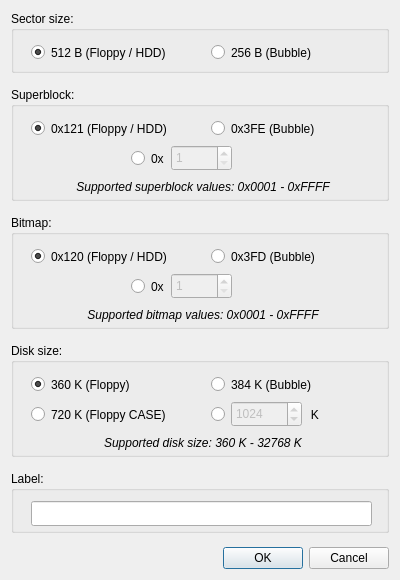
<?xml version="1.0" encoding="UTF-8"?>
<ui version="4.0">
 <class>CustomDiskDlg</class>
 <widget class="QDialog" name="CustomDiskDlg">
  <property name="minimumSize">
   <size>
    <width>400</width>
    <height>580</height>
   </size>
  </property>
  <property name="maximumSize">
   <size>
    <width>400</width>
    <height>580</height>
   </size>
  </property>
  <property name="windowTitle">
   <string>New image</string>
  </property>
  <property name="windowIcon">
   <iconset resource="../icon/icon.qrc">
    <normaloff>:/icon/gridsmall.png</normaloff>:/icon/gridsmall.png</iconset>
  </property>
  <layout class="QVBoxLayout" name="verticalLayout">
   <item>
    <widget class="QGroupBox" name="groupBox">
     <property name="minimumSize">
      <size>
       <width>0</width>
       <height>62</height>
      </size>
     </property>
     <property name="title">
      <string>Sector size:</string>
     </property>
     <widget class="QRadioButton" name="radioButton">
      <property name="geometry">
       <rect>
        <x>20</x>
        <y>30</y>
        <width>151</width>
        <height>23</height>
       </rect>
      </property>
      <property name="text">
       <string>512 B (Floppy / HDD)</string>
      </property>
      <property name="checked">
       <bool>true</bool>
      </property>
     </widget>
     <widget class="QRadioButton" name="radioButton_2">
      <property name="geometry">
       <rect>
        <x>200</x>
        <y>30</y>
        <width>141</width>
        <height>23</height>
       </rect>
      </property>
      <property name="text">
       <string>256 B (Bubble)</string>
      </property>
     </widget>
    </widget>
   </item>
   <item>
    <spacer name="verticalSpacer">
     <property name="orientation">
      <enum>Qt::Vertical</enum>
     </property>
     <property name="sizeHint" stdset="0">
      <size>
       <width>20</width>
       <height>20</height>
      </size>
     </property>
    </spacer>
   </item>
   <item>
    <widget class="QGroupBox" name="groupBox_2">
     <property name="minimumSize">
      <size>
       <width>0</width>
       <height>114</height>
      </size>
     </property>
     <property name="title">
      <string>Superblock:</string>
     </property>
     <widget class="QRadioButton" name="radioButton_4">
      <property name="geometry">
       <rect>
        <x>200</x>
        <y>30</y>
        <width>141</width>
        <height>23</height>
       </rect>
      </property>
      <property name="text">
       <string>0x3FE (Bubble)</string>
      </property>
     </widget>
     <widget class="QRadioButton" name="radioButton_5">
      <property name="geometry">
       <rect>
        <x>120</x>
        <y>60</y>
        <width>41</width>
        <height>23</height>
       </rect>
      </property>
      <property name="text">
       <string>0x</string>
      </property>
     </widget>
     <widget class="QRadioButton" name="radioButton_3">
      <property name="geometry">
       <rect>
        <x>20</x>
        <y>30</y>
        <width>151</width>
        <height>23</height>
       </rect>
      </property>
      <property name="text">
       <string>0x121 (Floppy / HDD)</string>
      </property>
      <property name="checked">
       <bool>true</bool>
      </property>
     </widget>
     <widget class="QLabel" name="label">
      <property name="geometry">
       <rect>
        <x>2</x>
        <y>90</y>
        <width>380</width>
        <height>20</height>
       </rect>
      </property>
      <property name="font">
       <font>
        <italic>true</italic>
        <bold>false</bold>
       </font>
      </property>
      <property name="text">
       <string>Supported superblock values: 0x0001 - 0xFFFF</string>
      </property>
      <property name="alignment">
       <set>Qt::AlignCenter</set>
      </property>
     </widget>
     <widget class="QSpinBox" name="spinBox">
      <property name="enabled">
       <bool>false</bool>
      </property>
      <property name="geometry">
       <rect>
        <x>160</x>
        <y>58</y>
        <width>61</width>
        <height>26</height>
       </rect>
      </property>
      <property name="minimum">
       <number>1</number>
      </property>
      <property name="maximum">
       <number>65535</number>
      </property>
      <property name="value">
       <number>1</number>
      </property>
      <property name="displayIntegerBase">
       <number>16</number>
      </property>
     </widget>
    </widget>
   </item>
   <item>
    <spacer name="verticalSpacer_5">
     <property name="orientation">
      <enum>Qt::Vertical</enum>
     </property>
     <property name="sizeHint" stdset="0">
      <size>
       <width>20</width>
       <height>20</height>
      </size>
     </property>
    </spacer>
   </item>
   <item>
    <widget class="QGroupBox" name="groupBox_5">
     <property name="minimumSize">
      <size>
       <width>0</width>
       <height>114</height>
      </size>
     </property>
     <property name="title">
      <string>Bitmap:</string>
     </property>
     <widget class="QRadioButton" name="radioButton_10">
      <property name="geometry">
       <rect>
        <x>20</x>
        <y>30</y>
        <width>171</width>
        <height>23</height>
       </rect>
      </property>
      <property name="text">
       <string>0x120 (Floppy / HDD)</string>
      </property>
      <property name="checked">
       <bool>true</bool>
      </property>
     </widget>
     <widget class="QRadioButton" name="radioButton_11">
      <property name="geometry">
       <rect>
        <x>200</x>
        <y>30</y>
        <width>141</width>
        <height>23</height>
       </rect>
      </property>
      <property name="text">
       <string>0x3FD (Bubble)</string>
      </property>
     </widget>
     <widget class="QRadioButton" name="radioButton_12">
      <property name="geometry">
       <rect>
        <x>120</x>
        <y>60</y>
        <width>41</width>
        <height>23</height>
       </rect>
      </property>
      <property name="text">
       <string>0x</string>
      </property>
     </widget>
     <widget class="QSpinBox" name="spinBox_3">
      <property name="enabled">
       <bool>false</bool>
      </property>
      <property name="geometry">
       <rect>
        <x>160</x>
        <y>58</y>
        <width>61</width>
        <height>26</height>
       </rect>
      </property>
      <property name="minimum">
       <number>1</number>
      </property>
      <property name="maximum">
       <number>65535</number>
      </property>
      <property name="value">
       <number>1</number>
      </property>
      <property name="displayIntegerBase">
       <number>16</number>
      </property>
     </widget>
     <widget class="QLabel" name="label_3">
      <property name="geometry">
       <rect>
        <x>2</x>
        <y>90</y>
        <width>380</width>
        <height>20</height>
       </rect>
      </property>
      <property name="font">
       <font>
        <italic>true</italic>
        <bold>false</bold>
       </font>
      </property>
      <property name="text">
       <string>Supported bitmap values: 0x0001 - 0xFFFF</string>
      </property>
      <property name="alignment">
       <set>Qt::AlignCenter</set>
      </property>
     </widget>
    </widget>
   </item>
   <item>
    <spacer name="verticalSpacer_2">
     <property name="orientation">
      <enum>Qt::Vertical</enum>
     </property>
     <property name="sizeHint" stdset="0">
      <size>
       <width>20</width>
       <height>20</height>
      </size>
     </property>
    </spacer>
   </item>
   <item>
    <widget class="QGroupBox" name="groupBox_3">
     <property name="minimumSize">
      <size>
       <width>0</width>
       <height>114</height>
      </size>
     </property>
     <property name="title">
      <string>Disk size:</string>
     </property>
     <widget class="QRadioButton" name="radioButton_6">
      <property name="geometry">
       <rect>
        <x>20</x>
        <y>30</y>
        <width>151</width>
        <height>23</height>
       </rect>
      </property>
      <property name="text">
       <string>360 K (Floppy)</string>
      </property>
      <property name="checked">
       <bool>true</bool>
      </property>
     </widget>
     <widget class="QRadioButton" name="radioButton_7">
      <property name="geometry">
       <rect>
        <x>200</x>
        <y>30</y>
        <width>141</width>
        <height>23</height>
       </rect>
      </property>
      <property name="text">
       <string>384 K (Bubble)</string>
      </property>
     </widget>
     <widget class="QRadioButton" name="radioButton_8">
      <property name="geometry">
       <rect>
        <x>20</x>
        <y>60</y>
        <width>151</width>
        <height>23</height>
       </rect>
      </property>
      <property name="text">
       <string>720 K (Floppy CASE)</string>
      </property>
     </widget>
     <widget class="QRadioButton" name="radioButton_9">
      <property name="geometry">
       <rect>
        <x>200</x>
        <y>60</y>
        <width>141</width>
        <height>23</height>
       </rect>
      </property>
      <property name="text">
       <string>                        K</string>
      </property>
     </widget>
     <widget class="QLabel" name="label_2">
      <property name="geometry">
       <rect>
        <x>2</x>
        <y>90</y>
        <width>380</width>
        <height>20</height>
       </rect>
      </property>
      <property name="font">
       <font>
        <italic>true</italic>
       </font>
      </property>
      <property name="text">
       <string>Supported disk size: 360 K - 32768 K</string>
      </property>
      <property name="alignment">
       <set>Qt::AlignCenter</set>
      </property>
     </widget>
     <widget class="QSpinBox" name="spinBox_2">
      <property name="enabled">
       <bool>false</bool>
      </property>
      <property name="geometry">
       <rect>
        <x>220</x>
        <y>58</y>
        <width>71</width>
        <height>26</height>
       </rect>
      </property>
      <property name="minimum">
       <number>360</number>
      </property>
      <property name="maximum">
       <number>32768</number>
      </property>
      <property name="value">
       <number>1024</number>
      </property>
     </widget>
    </widget>
   </item>
   <item>
    <spacer name="verticalSpacer_3">
     <property name="orientation">
      <enum>Qt::Vertical</enum>
     </property>
     <property name="sizeHint" stdset="0">
      <size>
       <width>20</width>
       <height>20</height>
      </size>
     </property>
    </spacer>
   </item>
   <item>
    <widget class="QGroupBox" name="groupBox_4">
     <property name="minimumSize">
      <size>
       <width>0</width>
       <height>62</height>
      </size>
     </property>
     <property name="title">
      <string>Label:</string>
     </property>
     <widget class="QLineEdit" name="lineEdit">
      <property name="geometry">
       <rect>
        <x>20</x>
        <y>30</y>
        <width>341</width>
        <height>25</height>
       </rect>
      </property>
     </widget>
    </widget>
   </item>
   <item>
    <spacer name="verticalSpacer_4">
     <property name="orientation">
      <enum>Qt::Vertical</enum>
     </property>
     <property name="sizeHint" stdset="0">
      <size>
       <width>20</width>
       <height>20</height>
      </size>
     </property>
    </spacer>
   </item>
   <item>
    <widget class="QDialogButtonBox" name="buttonBox">
     <property name="orientation">
      <enum>Qt::Horizontal</enum>
     </property>
     <property name="standardButtons">
      <set>QDialogButtonBox::Cancel|QDialogButtonBox::Ok</set>
     </property>
    </widget>
   </item>
  </layout>
 </widget>
 <resources>
  <include location="../icon/icon.qrc"/>
 </resources>
 <connections>
  <connection>
   <sender>buttonBox</sender>
   <signal>accepted()</signal>
   <receiver>CustomDiskDlg</receiver>
   <slot>accept()</slot>
   <hints>
    <hint type="sourcelabel">
     <x>248</x>
     <y>254</y>
    </hint>
    <hint type="destinationlabel">
     <x>157</x>
     <y>274</y>
    </hint>
   </hints>
  </connection>
  <connection>
   <sender>buttonBox</sender>
   <signal>rejected()</signal>
   <receiver>CustomDiskDlg</receiver>
   <slot>reject()</slot>
   <hints>
    <hint type="sourcelabel">
     <x>316</x>
     <y>260</y>
    </hint>
    <hint type="destinationlabel">
     <x>286</x>
     <y>274</y>
    </hint>
   </hints>
  </connection>
 </connections>
</ui>
